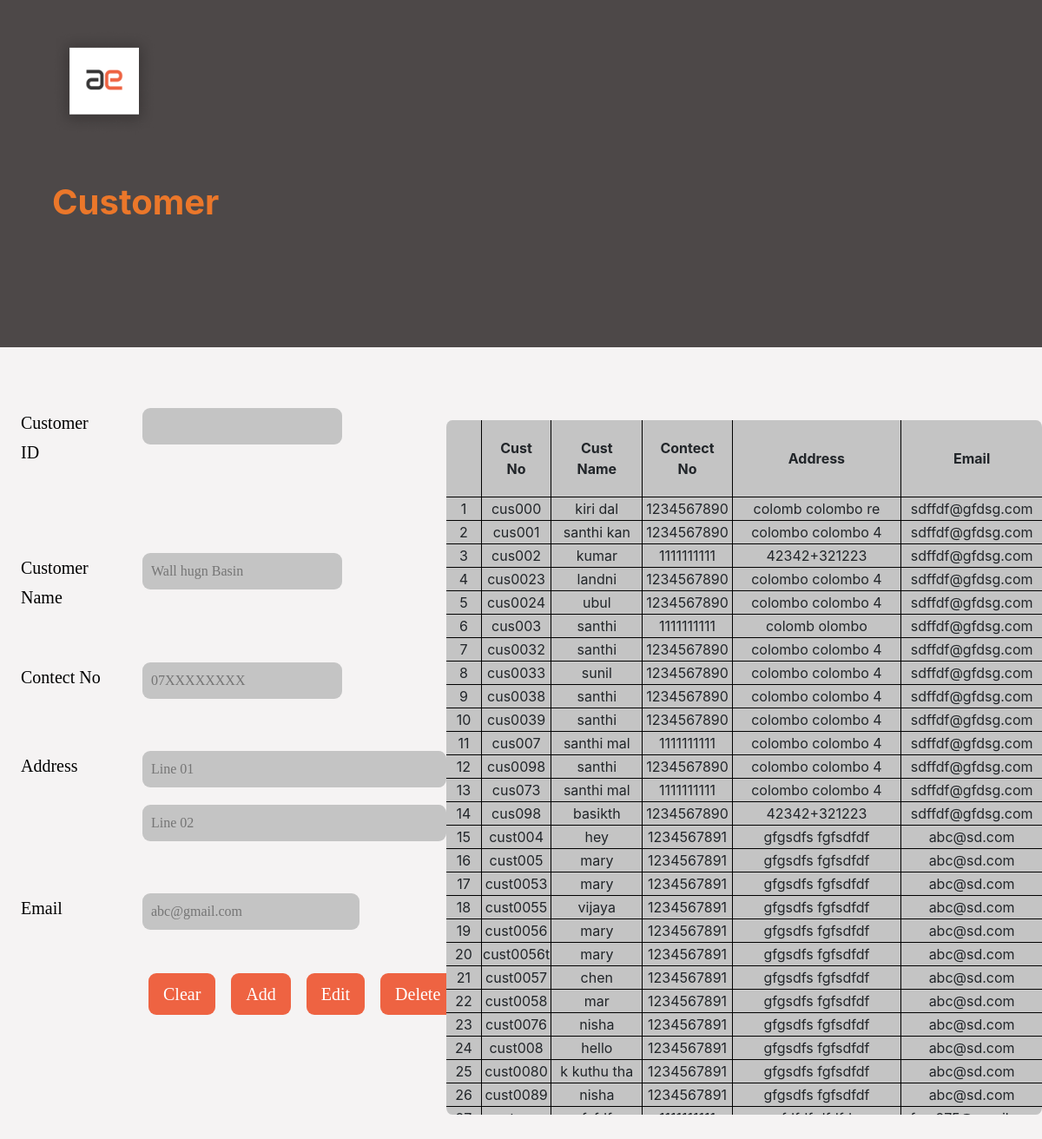
/customer.php, run on the app's committed database.
### tables this page shows
CREATE TABLE `customer` (
  `cust_id` int(11) NOT NULL,
  `customer_uid` varchar(255) NOT NULL,
  `cust_name` varchar(255) NOT NULL,
  `contect_no` int(11) NOT NULL,
  `address` varchar(255) NOT NULL,
  `address2` varchar(255) DEFAULT NULL,
  `email` varchar(255) NOT NULL
);

### customer.php (the view, shortened to what this page needs)
<?php
    include('inc/connection.php');
?>
<!DOCTYPE html>
<html lang="en">
<head>
    <link rel="stylesheet" href="https://maxcdn.bootstrapcdn.com/bootstrap/4.0.0/css/bootstrap.min.css">
    <link rel="stylesheet" href="https://pro.fontawesome.com/releases/v5.10.0/css/all.css" />
    <link rel="stylesheet" href="css/item.css">
    <link rel="stylesheet" href="css/customer.css">
</head>
<body>
    <div class="container-fluid" style="padding:0;">
        <div class="row bannger-head">
            <div class="col-12 banner-tag">
                <div class="top-banner">
                    <a href="home.php">
                        <img src="res/img/logo.png" alt="LOGO" class="logo" />
                    </a>
                    <h1 id="head-title">Customer</h1>
                </div>
            </div>
        </div><br />
    </div>
    <div class="add-item-form box2">
        <div class="container-fluid ">
            <div class="row">
                <div class="col-5 table2">
                    <form id="form" method="POST">
                        <div>
                            <div class="row">
                                <div class="col-3"><label class="label">Customer ID</label></div>
                                <div class="col-8"><input type="text" autocomplete="off" id="cust_uid" name="cust_uid"
                                        class="input_invoice custAdd" placholder="CUST002" require /></div>
                            </div>
                            <p><br></p>
                            <div class=row>
                                <div class="col-3"></div>
                                <div class="col-3">
                                </div>
                            </div>
                            <p><br /></p>
                            <div class="row">
                                <div class="col-3"><label class="label">Customer Name</label></div>
                                <div class="col-8"><input type="text" id="cust_name" name="cust_name"
                                        class="input_invoice custAdd" placeholder="Wall hugn Basin" require /></div>
                            </div>
                            <p><br></p>
                            <div class="row">
                                <div class="col-3"><label class="label">Contect No</label></div>
                                <div class="col-8"><input type="number" id="contect" name="contect"
                                        class="input_invoice custAdd" placeholder="07XXXXXXXX" require />
                                </div>
                            </div>
                            <p><br></p>
                            <div class="row">
                                <div class="col-3"><label class="label">Address</label></div>
                                <div class="col-6">
                                    <input type="text" id="address1" class="input_invoice addy custAdd" name="addrsss1"
                                        placeholder="Line 01" require />
                                </div>
                            </div>
                            <div class="row">
                                <div class="col-3"></div>
                                <div class="col-6">
                                    <input type="text" id="address2" class="input_invoice addy" name="addrsss2"
                                        placeholder="Line 02">
                                </div>
                            </div>
                            <p><br /></p>
                            <div class="row">
                                <div class="col-3"><label class="label">Email</label></div>
                                <div class="col-3"><input id="email_id" type="email" class="input_invoice emiy custAdd"
                                        name="email" placeholder="abc@gmail.com" require /></div>
                            </div>
                            <p><br></p>
                            <div class="set-right">
                                <button class="btn btn-lg btn-submit "
                                    type="rest">Clear</button>&nbsp;&nbsp;&nbsp;&nbsp;
                                <button class="btn btn-lg btn-submit " id='custAddBtn' type="submit"
                                    name="submit">Add</button>&nbsp;&nbsp;&nbsp;&nbsp;
                                <button class="btn btn-lg btn-submit " id="custEditBtn"
                                    name="edit_cust">Edit</button>&nbsp;&nbsp;&nbsp;&nbsp;
                                <button class="btn btn-lg btn-submit " id="deleteCustomer">Delete</button>
                            </div>
                        </div>
                    </form>
                </div>
                <div class="col-7 table1">
                    <table>
                        <tr>
                            <th class="lefty"> </th>
                            <th>Cust No </th>
                            <th>Cust Name </th>
                            <th>Contect No </th>
                            <th class="rightx">Address </th>
                            <th class="righty rightx">Email </th>
                        </tr>
                        <br>
                        <?php
                    $sql2="SELECT * FROM `customer` ORDER BY `customer_uid` ASC;";
                    $fetch_query=mysqli_query($connection, $sql2);
                    $count_rows=mysqli_num_rows($fetch_query);
                    if ($count_rows>0) {
                        $i=0;
                        while ($row=mysqli_fetch_assoc($fetch_query)) {
                            $i++;
                            $sh_customer_uid    =$row['customer_uid'];
                            $sh_cust_name       =$row['cust_name'];
                            $sh_contect_no      =$row['contect_no'];
                            $sh_address         =$row['address'];
                            $sh_address2        =$row['address2'];
                            $sh_fulAddress      =$sh_address." ".$sh_address2;
                            $sh_email           =$row['email'];
                            echo "<tr>
                            <td class='lefty'>{$i}</td>
                            <td>{$sh_customer_uid}</td>
                            <td class='namey'>{$sh_cust_name}</td>
                            <td>{$sh_contect_no}</td>
                            <td Class='rightx'>{$sh_fulAddress}</td>
                            <td class='righty rightx'>{$sh_email}</td>
                        </tr>";
                        }
                    }
                    ?>
                    </table>
                </div>
            </div>
        </div>
    </div>
    <p><br></p>
</body>
</html>

### css/item.css (style rules this page uses)
body { background: #F5F3F3; }
.top-banner { vertical-align: top; background-color: #4d4848; height: 50vh; }
.logo { width: 120px; height: 120px; margin-left: 60px; margin-top: 35px; margin-bottom: 30px; }
#head-title { font-weight: bolder; color: #eb772a; margin-left: 60px; margin-bottom: 30px; margin-top: 2%; }
.input_invoice { border: 0; width: 230px; height: 42px; margin: 10px; background: #C4C4C4; border-radius: 9px; font-family: Jaldi; font-style: normal; font-weight: normal; padding: 10px; line-height: 34px; align-items: center; color: rgba(0, 0, 0, 0.28); }
.label { margin-top: 10%; font-family: Jaldi; font-style: normal; font-weight: normal; font-size: 20px; line-height: 34px; align-items: center; color: #000000; }
.btn-submit { background: #EE6342; border-radius: 9px; font-family: Jaldi; align-items: center; color: #FFFFFF; }
.add-item-form { margin-left: 10%; margin-top: 3%; }
.set-right { margin-left: 30%; display: flex; }

### css/customer.css (style rules this page uses)
.table1 { margin: 0; padding: 0; }
.table2 { margin: 0; padding: 0; }
.box2 { margin-left: 2%; padding: 0; }
.lefty { border-left: 0px solid black; width: 5%; }
.namey { width: 17% }
.rightx { width: 35%; }
.addy { width: 350px; }
.righty { border-right: 0px solid black; width: 30%; }
.emiy { width: 250px; }
th { border-bottom: 1px solid black; border-left: 1px solid black; border-right: 1px solid black; padding: 20px; }
th, td { width: 260px; text-align: center; }
td { border: 1px solid black; width: 10%; }

### data on the page
customer: customer_uid "cus000", cust_name "kiri dal", contect_no "1234567890", sh_fulAddress "colomb colombo re", email "sdffdf@gfdsg.com"
customer: customer_uid "cus001", cust_name "santhi kan", contect_no "1234567890", sh_fulAddress "colombo colombo 4", email "sdffdf@gfdsg.com"
customer: customer_uid "cus002", cust_name "kumar", contect_no "1111111111", sh_fulAddress "42342+321223", email "sdffdf@gfdsg.com"
customer: customer_uid "cus0023", cust_name "landni", contect_no "1234567890", sh_fulAddress "colombo colombo 4", email "sdffdf@gfdsg.com"
customer: customer_uid "cus0024", cust_name "ubul", contect_no "1234567890", sh_fulAddress "colombo colombo 4", email "sdffdf@gfdsg.com"
customer: customer_uid "cus003", cust_name "santhi", contect_no "1111111111", sh_fulAddress "colomb olombo", email "sdffdf@gfdsg.com"
customer: customer_uid "cus0032", cust_name "santhi", contect_no "1234567890", sh_fulAddress "colombo colombo 4", email "sdffdf@gfdsg.com"
customer: customer_uid "cus0033", cust_name "sunil", contect_no "1234567890", sh_fulAddress "colombo colombo 4", email "sdffdf@gfdsg.com"
customer: customer_uid "cus0038", cust_name "santhi", contect_no "1234567890", sh_fulAddress "colombo colombo 4", email "sdffdf@gfdsg.com"
customer: customer_uid "cus0039", cust_name "santhi", contect_no "1234567890", sh_fulAddress "colombo colombo 4", email "sdffdf@gfdsg.com"
customer: customer_uid "cus007", cust_name "santhi mal", contect_no "1111111111", sh_fulAddress "colombo colombo 4", email "sdffdf@gfdsg.com"
customer: customer_uid "cus0098", cust_name "santhi", contect_no "1234567890", sh_fulAddress "colombo colombo 4", email "sdffdf@gfdsg.com"
customer: customer_uid "cus073", cust_name "santhi mal", contect_no "1111111111", sh_fulAddress "colombo colombo 4", email "sdffdf@gfdsg.com"
customer: customer_uid "cus098", cust_name "basikth", contect_no "1234567890", sh_fulAddress "42342+321223", email "sdffdf@gfdsg.com"
customer: customer_uid "cust004", cust_name "hey", contect_no "1234567891", sh_fulAddress "gfgsdfs fgfsdfdf", email "abc@sd.com"
customer: customer_uid "cust005", cust_name "mary", contect_no "1234567891", sh_fulAddress "gfgsdfs fgfsdfdf", email "abc@sd.com"
customer: customer_uid "cust0053", cust_name "mary", contect_no "1234567891", sh_fulAddress "gfgsdfs fgfsdfdf", email "abc@sd.com"
customer: customer_uid "cust0055", cust_name "vijaya", contect_no "1234567891", sh_fulAddress "gfgsdfs fgfsdfdf", email "abc@sd.com"
customer: customer_uid "cust0056", cust_name "mary", contect_no "1234567891", sh_fulAddress "gfgsdfs fgfsdfdf", email "abc@sd.com"
customer: customer_uid "cust0056t", cust_name "mary", contect_no "1234567891", sh_fulAddress "gfgsdfs fgfsdfdf", email "abc@sd.com"
customer: customer_uid "cust0057", cust_name "chen", contect_no "1234567891", sh_fulAddress "gfgsdfs fgfsdfdf", email "abc@sd.com"
customer: customer_uid "cust0058", cust_name "mar", contect_no "1234567891", sh_fulAddress "gfgsdfs fgfsdfdf", email "abc@sd.com"
customer: customer_uid "cust0076", cust_name "nisha", contect_no "1234567891", sh_fulAddress "gfgsdfs fgfsdfdf", email "abc@sd.com"
customer: customer_uid "cust008", cust_name "hello", contect_no "1234567891", sh_fulAddress "gfgsdfs fgfsdfdf", email "abc@sd.com"
customer: customer_uid "cust0080", cust_name "k kuthu tha", contect_no "1234567891", sh_fulAddress "gfgsdfs fgfsdfdf", email "abc@sd.com"
customer: customer_uid "cust0089", cust_name "nisha", contect_no "1234567891", sh_fulAddress "gfgsdfs fgfsdfdf", email "abc@sd.com"
